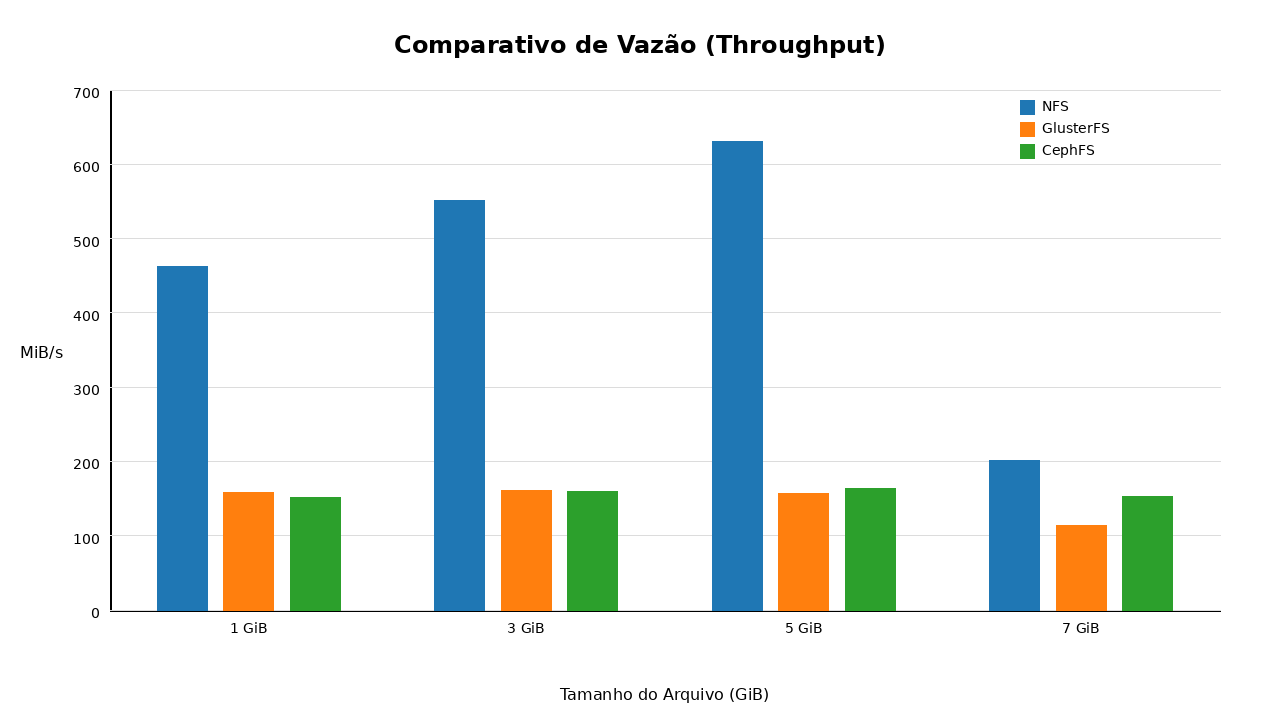

Source code (Python):
#!/usr/bin/env python3
import math
import os
import re
import zipfile
import xml.etree.ElementTree as ET
from dataclasses import dataclass
from pathlib import Path

from PIL import Image, ImageDraw, ImageFont


@dataclass(frozen=True)
class Serie:
    nome: str
    cor: tuple
    valores: dict  # tamanho_gib -> vazao_mib_s


def _carregar_fonte(tamanho, negrito=False):
    base = "/usr/share/fonts/truetype/dejavu"
    caminho = os.path.join(base, "DejaVuSans-Bold.ttf" if negrito else "DejaVuSans.ttf")
    try:
        return ImageFont.truetype(caminho, tamanho)
    except OSError:
        return ImageFont.load_default()


def _tamanho_texto(draw, texto, fonte):
    bbox = draw.textbbox((0, 0), texto, font=fonte)
    return bbox[2] - bbox[0], bbox[3] - bbox[1]


def _ler_medias_tempo_real(caminho_xlsx):
    ns = {"main": "http://schemas.openxmlformats.org/spreadsheetml/2006/main"}
    with zipfile.ZipFile(caminho_xlsx) as z:
        sst_root = ET.fromstring(z.read("xl/sharedStrings.xml"))
        compartilhadas = [t.text for t in sst_root.findall(".//main:si/main:t", ns)]
        planilha_root = ET.fromstring(z.read("xl/worksheets/sheet1.xml"))

    linhas = []
    for linha in planilha_root.findall(".//main:sheetData/main:row", ns):
        linha_map = {}
        for celula in linha.findall("main:c", ns):
            ref = celula.get("r")
            if not ref:
                continue
            col = re.sub(r"\d+", "", ref)
            v = celula.find("main:v", ns)
            if v is None or v.text is None:
                continue
            valor = v.text
            if celula.get("t") == "s":
                valor = compartilhadas[int(valor)]
            else:
                valor = float(valor)
            linha_map[col] = valor
        linhas.append(linha_map)

    dados = {}
    for linha in linhas:
        tamanho = linha.get("A")
        tempo_real = linha.get("B")
        if isinstance(tamanho, (int, float)) and isinstance(tempo_real, (int, float)):
            dados[float(tamanho)] = float(tempo_real)
    return dados


def _vazao_mib_s(tamanho_gib, segundos):
    return (tamanho_gib * 1024.0) / segundos


def _desenhar_grafico(caminho_saida, tamanhos, series):
    largura, altura = 1280, 720
    margem_esquerda, margem_direita = 110, 60
    margem_topo, margem_base = 90, 110
    grafico_esquerda = margem_esquerda
    grafico_direita = largura - margem_direita
    grafico_topo = margem_topo
    grafico_base = altura - margem_base

    img = Image.new("RGB", (largura, altura), "white")
    draw = ImageDraw.Draw(img)

    fonte_titulo = _carregar_fonte(24, negrito=True)
    fonte_rotulo = _carregar_fonte(16, negrito=False)
    fonte_tick = _carregar_fonte(14, negrito=False)

    titulo = "Comparativo de Vazão (Throughput)"
    tw, th = _tamanho_texto(draw, titulo, fonte_titulo)
    draw.text(((largura - tw) / 2, 30), titulo, fill="black", font=fonte_titulo)

    # Eixos
    draw.line((grafico_esquerda, grafico_topo, grafico_esquerda, grafico_base), fill="black", width=2)
    draw.line((grafico_esquerda, grafico_base, grafico_direita, grafico_base), fill="black", width=2)

    # Escala Y
    max_val = max(v for s in series for v in s.valores.values())
    passo_y = 100
    y_max = int(math.ceil((max_val * 1.1) / passo_y) * passo_y)

    altura_grafico = grafico_base - grafico_topo
    largura_grafico = grafico_direita - grafico_esquerda

    # Grade + ticks
    cor_grade = (220, 220, 220)
    for y in range(0, y_max + 1, passo_y):
        y_pos = grafico_base - (y / y_max) * altura_grafico
        draw.line((grafico_esquerda, y_pos, grafico_direita, y_pos), fill=cor_grade, width=1)
        rotulo = f"{y}"
        lw, lh = _tamanho_texto(draw, rotulo, fonte_tick)
        draw.text((grafico_esquerda - 10 - lw, y_pos - lh / 2), rotulo, fill="black", font=fonte_tick)

    # Rótulo Y
    rotulo_y = "MiB/s"
    lw, lh = _tamanho_texto(draw, rotulo_y, fonte_rotulo)
    draw.text((20, grafico_topo + (altura_grafico - lh) / 2), rotulo_y, fill="black", font=fonte_rotulo)

    # Rótulos X e barras
    largura_grupo = largura_grafico / len(tamanhos)
    largura_barra = largura_grupo * 0.18
    espacamento = largura_grupo * 0.06

    for i, tamanho in enumerate(tamanhos):
        centro_grupo = grafico_esquerda + largura_grupo * (i + 0.5)
        largura_total_grupo = largura_barra * len(series) + espacamento * (len(series) - 1)
        inicio_x = centro_grupo - largura_total_grupo / 2

        for j, serie in enumerate(series):
            valor = serie.valores.get(tamanho, 0.0)
            altura_barra = (valor / y_max) * altura_grafico
            x0 = inicio_x + j * (largura_barra + espacamento)
            y0 = grafico_base - altura_barra
            x1 = x0 + largura_barra
            y1 = grafico_base
            draw.rectangle((x0, y0, x1, y1), fill=serie.cor)

        rotulo_x = f"{int(tamanho)} GiB"
        lw, lh = _tamanho_texto(draw, rotulo_x, fonte_tick)
        draw.text((centro_grupo - lw / 2, grafico_base + 10), rotulo_x, fill="black", font=fonte_tick)

    # Legenda
    legenda_x = grafico_direita - 200
    legenda_y = grafico_topo + 10
    caixa_legenda = 14
    espaco_legenda = 8
    for idx, serie in enumerate(series):
        y = legenda_y + idx * (caixa_legenda + espaco_legenda)
        draw.rectangle((legenda_x, y, legenda_x + caixa_legenda, y + caixa_legenda), fill=serie.cor)
        draw.text((legenda_x + caixa_legenda + 8, y - 2), serie.nome, fill="black", font=fonte_tick)

    # Rótulo X
    rotulo_x_axis = "Tamanho do Arquivo (GiB)"
    lw, lh = _tamanho_texto(draw, rotulo_x_axis, fonte_rotulo)
    draw.text(((grafico_esquerda + grafico_direita - lw) / 2, altura - lh - 20), rotulo_x_axis, fill="black", font=fonte_rotulo)

    img.save(caminho_saida)


def main():
    base = Path(__file__).resolve().parent

    conjuntos = [
        ("NFS", (31, 119, 180), base / "nfs" / "Média_Resultados_NFS.xlsx"),
        ("GlusterFS", (255, 127, 14), base / "gluster" / "Média_Resultados_Gluster.xlsx"),
        ("CephFS", (44, 160, 44), base / "ceph" / "Média_Resultados_Ceph.xlsx"),
    ]

    series = []
    for nome, cor, caminho in conjuntos:
        tempos_reais = _ler_medias_tempo_real(caminho)
        valores = {tamanho: _vazao_mib_s(tamanho, segundos) for tamanho, segundos in tempos_reais.items()}
        series.append(Serie(nome=nome, cor=cor, valores=valores))

    tamanhos = sorted({tamanho for s in series for tamanho in s.valores.keys()})
    caminho_saida = base / "dashboard.png"
    _desenhar_grafico(str(caminho_saida), tamanhos, series)

    print(f"Gráfico salvo em: {caminho_saida}")


if __name__ == "__main__":
    main()
